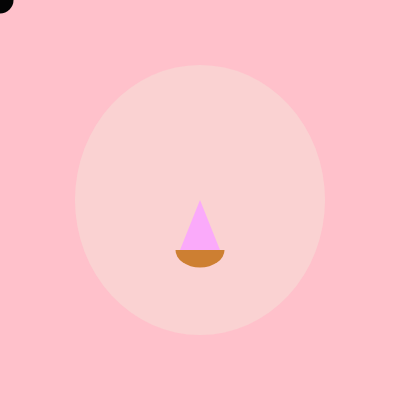
Frame 1 (no input)
Frame 60 (no input): identical to frame 1, image omitted
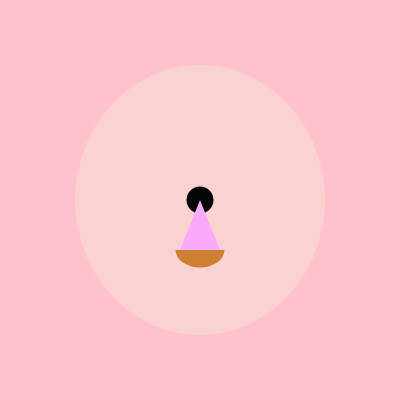
Frame 120 (the mouse pressed at the canvas centre since frame 60)

The p5.js sketch that drew these frames (run headless with seeded random() and noise() and a simulated clock; from frame 60 on, the mouse is pressed at the canvas centre):

// p5.js sketch
// ── sketch.js
function setup() {
  createCanvas(400, 400);
}


function draw() {
  background(255, 193, 203);
  mouseX;
  mouseY;

  //Face 
  noStroke()
  fill(250, 210, 210);
  ellipse(200, 200, 250, 270);

  //Eyeballs
  noStroke()
  fill(5)
  ellipse(mouseX, mouseY, 27, 27);
  //ellipse(250, 150, 20, 20);

  //Nose
  fill(250, 170, 250 )
  triangle(200, 200, 180, 250, 220, 250);

  //Mouth
  fill(205, 127, 50);
  arc(200, 250, 49, 35, 0, PI);


}

// https://editor.p5js.org/jht1493/sketches/izm7rSZe4
// https://editor.p5js.org/dsy7632/sketches/cUpFxUDuK
// self-portrait Divya
